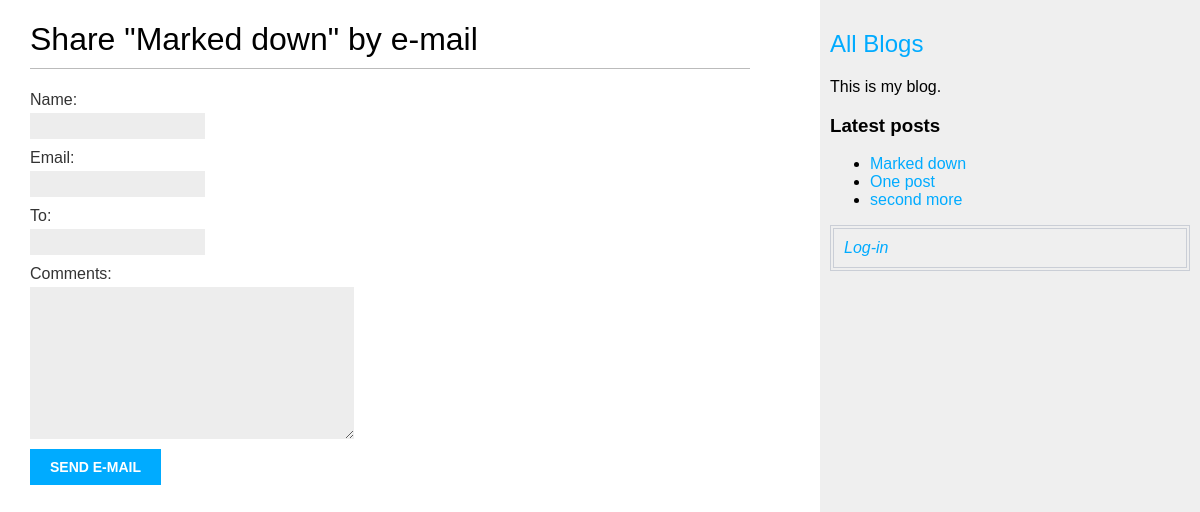
The page /blog/7/share/ on the database its author committed.
### blog/models.py (models this page shows, shortened)
class Post(models.Model):
    objects = models.Manager()  # The default manager.
    published = PublishedManager()
    title = models.CharField(max_length = 250)
    slug = models.SlugField(max_length = 250,
                            unique_for_date = 'publish')
    author = models.ForeignKey(
        User, on_delete = models.CASCADE,
        related_name = 'blog_posts')
    body = models.TextField()
    publish = models.DateTimeField(default = timezone.now)
    created = models.DateTimeField(auto_now_add = True)
    updated = models.DateTimeField(auto_now = True)
    STATUS_CHOICES = (
        ('draft', 'Draft'),
        ('published', 'Published')
    )
    status = models.CharField(max_length = 10,
                              choices = STATUS_CHOICES,
                              default = 'draft')
    def get_absolute_url(self):
        return reverse('blog:post_detail',
                       args = [self.publish.year,
                               self.publish.month,
                               self.publish.day,
                               self.slug],
                       )
    class Meta:
        ordering = ('-publish',)

### blog/views.py (the view)
def post_share(request, post_id):
    post = get_object_or_404(Post, id = post_id, status = 'published')
    sent = False
    if request.method == 'POST':
        form = EmailPostForm(request.POST)
        if form.is_valid():  # . You can see a list of validation errors by accessing form.errors
            cd = form.cleaned_data
            post_url = request.build_absolute_uri(
                post.get_absolute_url())
            subject = f"{cd['name']} recommends you read " \
                      f"{post.title}"
            message = f"Read {post.title} at {post_url}\n\n" \
                      f"{cd['name']}\'s comments: {cd['comments']}"
            send_mail(subject, message, 'vladkozulin@mail.ru',
                      [cd['to']])
            sent = True
    else:
        form = EmailPostForm()
    return render(request, 'blog/post/share.html', {'post': post,
                                                    'form': form,
                                                    'sent': sent})

### blog/forms.py
class EmailPostForm(forms.Form):
    name = forms.CharField(max_length = 25)
    email = forms.EmailField()
    to = forms.EmailField()
    comments = forms.CharField(required = False,
                               widget = forms.Textarea)

### blog/models.py (called while the page is built)
    def get_queryset(self):
        return super().get_queryset().filter(status = 'published')

### blog/templatetags/blog_tags.py (called while the page is built)
@register.inclusion_tag('blog/post/latest.html')
def show_latest_posts(count = 2):
    latest_posts = Post.published.order_by('-publish')[:count]
    return {'latest_posts': latest_posts}

### blog/templates/blog/post/share.html (shortened to what this page needs)
{% extends "blog/base.html" %}
{% block content %}
{% if sent %}
<h1>E-mail successfully sent</h1>
<p>
	"{{ post.title }}" was successfully sent to {{ form.cleaned_data.to }}.
</p>
{% else %}
<h1>Share "{{ post.title }}" by e-mail</h1>
<form method="post">
	{% for field in form %}
	<div>
		{{ field.label_tag }} {{ field }}
	</div>
	{% endfor %}
	<input type="submit" value="Send e-mail">
</form>
{% endif %}
{% endblock %}

### blog/templates/blog/post/latest.html
<ul>
	{% for post in latest_posts %}
	<li>
		<a href="{{ post.get_absolute_url }}">{{ post.title }}</a>
	</li>
	{% endfor %}
</ul>

### blog/static/css/blog.css (style rules this page uses)
body { margin: 0; padding: 0; font-family: helvetica, sans-serif; }
a { color: #00abff; text-decoration: none; }
h1 { font-weight: normal; border-bottom: 1px solid #bbb; padding: 0 0 10px 0; }
label { float: left; clear: both; color: #333; margin-bottom: 4px; }
input, textarea { clear: both; float: left; margin: 0 0 10px; background: #ededed; border: 0; padding: 6px 10px; font-size: 12px; }
input[type=submit] { font-weight: bold; background: #00abff; color: #fff; padding: 10px 20px; font-size: 14px; text-transform: uppercase; }

### rows shown on the page
Post: title "Marked down"
Post: title "One post"
Post: title "second more"

### other values the page prints
{{ field.label_tag }} "Name:" "Email:" "To:" "Comments:"
